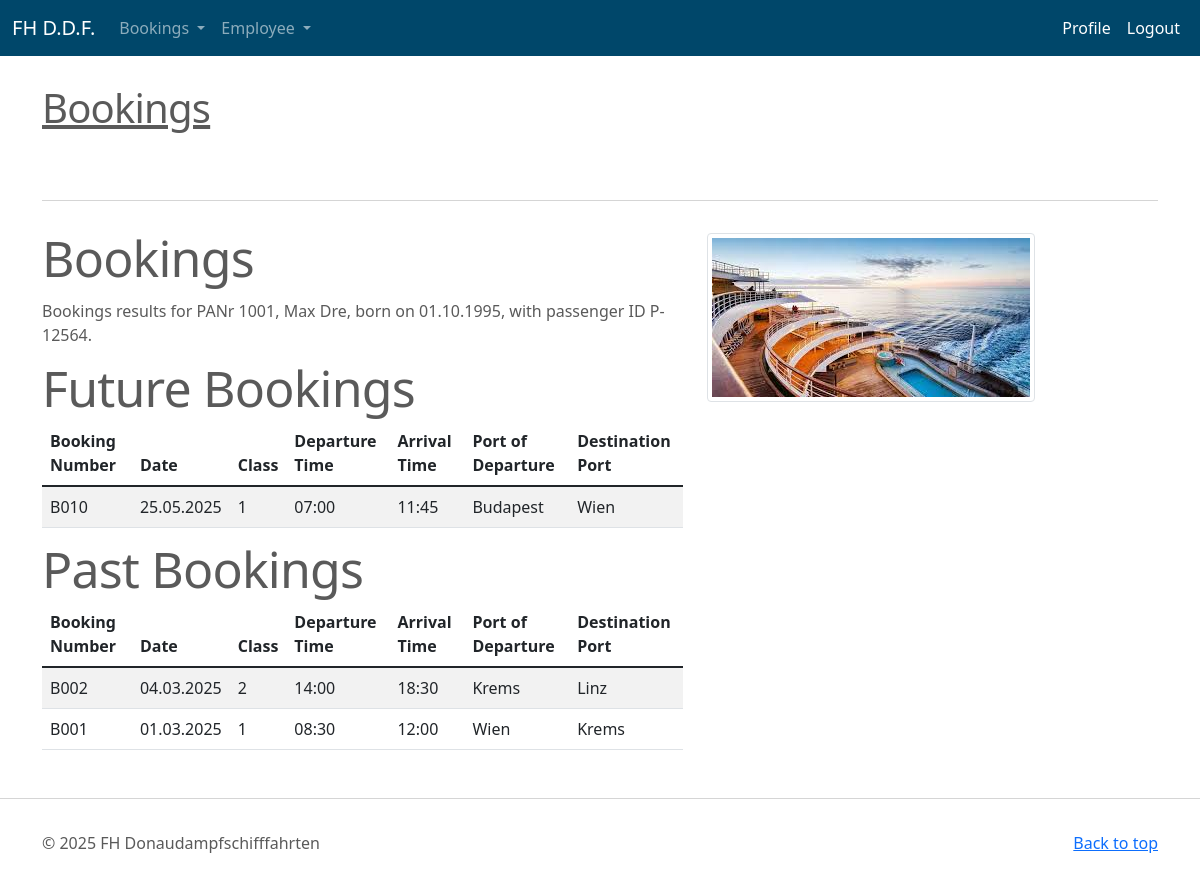
Before: /bookings (signed in) with the older database file.
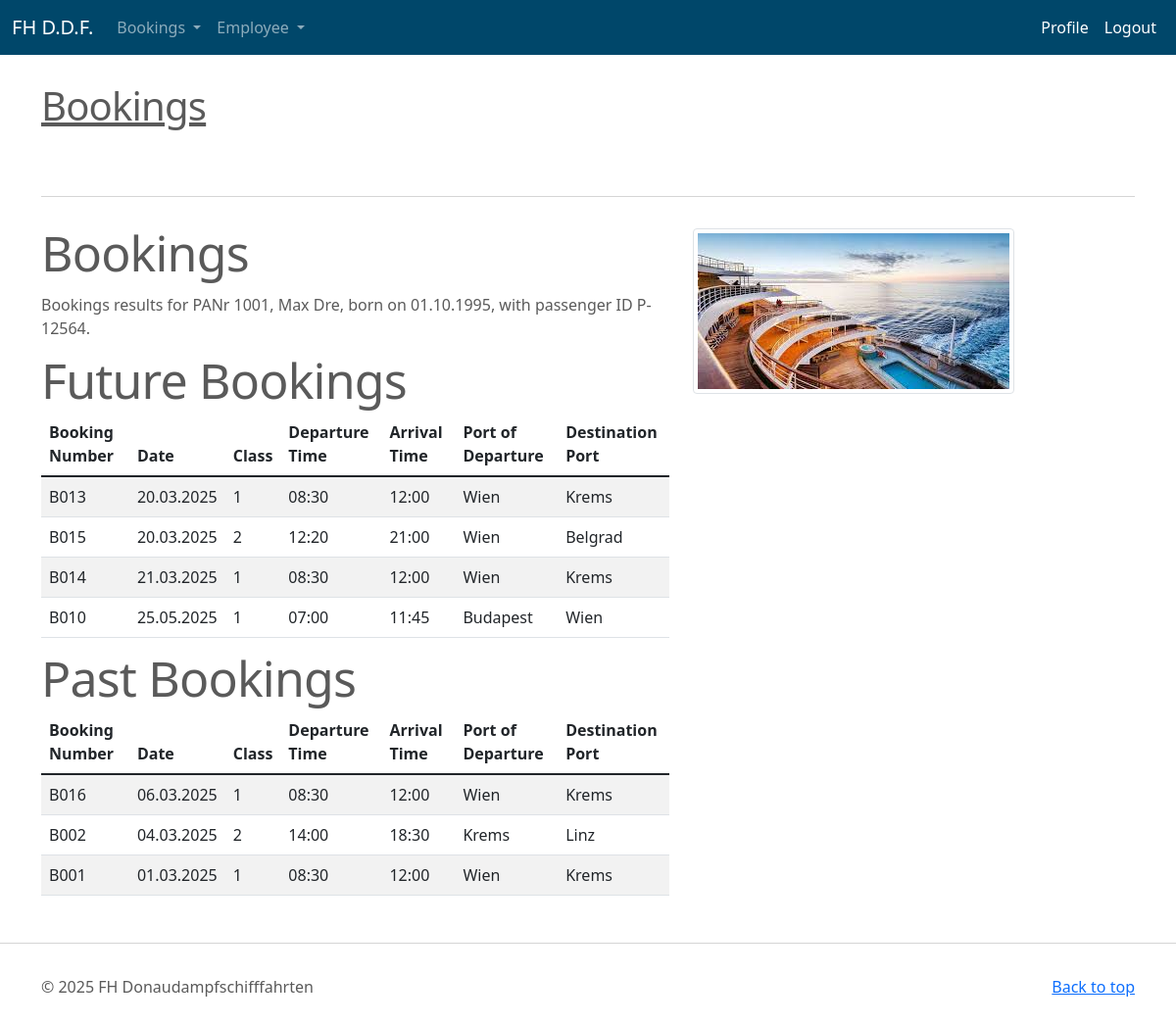
After: the same page with the newer database file.
### tables this page shows
CREATE TABLE "user" (
  id INTEGER PRIMARY KEY AUTOINCREMENT,
  username TEXT UNIQUE NOT NULL,
  password TEXT NOT NULL
);

CREATE TABLE "Person" (
    /* hab das auf PANr geaendert da es sonst mit den spaeteren FKs zach wird mit dem zusammengesetzten SVNR + GebDatum*/
    "PANr" NUMBER(4),
    /* es gibt keinen eigenen date type kann als int, text, oder real angegeben werden */ 
    "GebDatum" INTEGER,
    "Vorname" TEXT(50),
    "Nachname" TEXT(50),
    "PLZ" NUMBER(4),
    "Ort" TEXT(50),
    "Strasse" TEXT(50),
    "Hausnummer" NUMBER(4),
    CONSTRAINT pk_Person PRIMARY KEY (PANr)
);

CREATE TABLE "Passagier" (
    "PassagierNr" TEXT(10),
    "PANr" NUMBER(4)
        CONSTRAINT nn_PANr_Passagier NOT NULL,
    CONSTRAINT pk_Passagier PRIMARY KEY (PassagierNr),
    CONSTRAINT fk_Passagier_Person FOREIGN KEY (PANr) REFERENCES Person (PANr)
        ON DELETE CASCADE
);

CREATE TABLE "Buchen" (
    "Buchungsnummer" TEXT(10),
    "Datum" INTEGER,
    "Klasse" NUMBER(1),
    "PassagierNr" TEXT(10)
        CONSTRAINT nn_PassagierNR_Buchen NOT NULL,
    "Passagennummer" TEXT(10)
        CONSTRAINT nn_Passagennummer_Buchen NOT NULL,
    CONSTRAINT pk_Buchen PRIMARY KEY (Buchungsnummer),
    CONSTRAINT fk_Buchen_Passagier FOREIGN KEY (PassagierNr) REFERENCES Passagier (PassagierNr),
    CONSTRAINT fk_Buchen_Passage FOREIGN KEY (Passagennummer) REFERENCES Passage (Passagennummer)
);

CREATE TABLE "Passage" (
    "Passagennummer" TEXT(10),
    "Abfahrtszeit" TEXT(10),
    "Ankunftszeit" TEXT(10),
    "Abfahrtshafen" TEXT(20),
    "Zielhafen" TEXT(20),
    CONSTRAINT pk_Passage PRIMARY KEY (Passagennummer)
);

### flask_auu/bookings.py (the view)
@bp.route('/bookings')
@login_required
def bookings():
    session['history'] = session['history'] + "/bookings\n ... "
    db = get_db()
    passpers = db.execute(
            "SELECT Vorname, Nachname, strftime('%d.%m.%Y', Gebdatum) as Gebdatum, Passagiernr"
            ' FROM Person, Passagier'
            ' WHERE Person.PANr = Passagier.PANr and Person.PANr = ? ', (g.user['username'],)
    ).fetchone()
    bookinglist_future = None
    bookinglist_past = None
    if passpers is not None:
        bookinglist_future = db.execute(
            "SELECT buchungsnummer, strftime('%d.%m.%Y', datum) as datum, klasse, abfahrtszeit, ankunftszeit, abfahrtshafen, zielhafen"
            ' FROM Buchen, Passage'
            " WHERE Buchen.Passagennummer = Passage.Passagennummer AND Buchen.PassagierNr = ? and date(Datum) >= date('now')"
            ' order by datum', (passpers['PassagierNr'],)
        ).fetchall()
        bookinglist_past = db.execute(
            "SELECT buchungsnummer, strftime('%d.%m.%Y', datum) as datum, klasse, abfahrtszeit, ankunftszeit, abfahrtshafen, zielhafen"
            ' FROM Buchen, Passage'
            " WHERE Buchen.Passagennummer = Passage.Passagennummer AND Buchen.PassagierNr = ? and date(Datum) < date('now')"
            ' order by datum DESC', (passpers['PassagierNr'],)
        ).fetchall()
    else:
        return render_template('non_passagier/non_passagier.html',)
    return render_template('bookings/bookings.html', passpers=passpers, bookinglist_future=bookinglist_future, bookinglist_past=bookinglist_past)

### flask_auu/auth.py (called while the page is built)
@bp.before_app_request
def load_logged_in_user():
    user_id = session.get('user_id')
    if session.get('history') is None:
        session['history'] = "Usage history since last login:\n"
    if user_id is None:
        g.user = None
    else:
        g.user = get_db().execute(
            'SELECT * FROM user WHERE id = ?', (user_id,)
        ).fetchone()

def login_required(view):
    @functools.wraps(view)
    def wrapped_view(**kwargs):
        if g.user is None:
            return redirect(url_for('auth.login'))
        return view(**kwargs)
    return wrapped_view

### flask_auu/db.py (called while the page is built)
def get_db():
        print('get_db(): before db is accessed...', flush=True)
        if 'db' not in g:
            g.db = sqlite3.connect(
                current_app.config['DATABASE'],
                detect_types=sqlite3.PARSE_DECLTYPES
            )
            g.db.row_factory = sqlite3.Row
        return g.db

### flask_auu/templates/bookings/bookings.html (shortened to what this page needs)
{% extends 'base.html' %}
{% block content %}
<div class="container marketing">
    <div class="signpost"><h1>Bookings</h1></div>
    <hr class="featurette-divider">
    <div class="row featurette">
        <div class="col-md-7">
            <h2 class="featurette-heading">Bookings</h2>
         <p> Bookings results for PANr {{ g.user['username'] }}, {{ passpers['vorname'] }} {{ passpers['nachname'] }}, born on {{ passpers['gebdatum'] }},
             with passenger ID {{ passpers['passagiernr'] }}. </p>
        <table class="table table-responsive table-striped table-hover">
            <h2 class="featurette-heading"> Future Bookings </h2>
			<thead>
				<tr>
                    <th>Booking Number</th>
                    <th>Date</th>
                    <th>Class</th>
                    <th>Departure Time</th>
                    <th>Arrival Time</th>
                    <th>Port of Departure</th>
                    <th>Destination Port</th>
				</tr>
			</thead>
			<tbody>
            {% for entry in bookinglist_future %}
	        	<tr><td>{{ entry['Buchungsnummer'] }}</td><td>{{ entry['Datum'] }}</td><td>{{ entry['Klasse'] }}</td><td>{{ entry['Abfahrtszeit'] }}</td><td>{{ entry['Ankunftszeit'] }}</td><td>{{ entry['Abfahrtshafen'] }}</td><td>{{ entry['Zielhafen'] }}</td></tr>
             {% endfor %}
			</tbody>
		</table>
        <table class="table table-responsive table-striped table-hover">
            <h2 class="featurette-heading"> Past Bookings </h2>
			<thead>
				<tr>
                    <th>Booking Number</th>
                    <th>Date</th>
                    <th>Class</th>
                    <th>Departure Time</th>
                    <th>Arrival Time</th>
                    <th>Port of Departure</th>
                    <th>Destination Port</th>
				</tr>
			</thead>
			<tbody>
            {% for entry in bookinglist_past %}
	        	<tr><td>{{ entry['Buchungsnummer'] }}</td><td>{{ entry['Datum'] }}</td><td>{{ entry['Klasse'] }}</td><td>{{ entry['Abfahrtszeit'] }}</td><td>{{ entry['Ankunftszeit'] }}</td><td>{{ entry['Abfahrtshafen'] }}</td><td>{{ entry['Zielhafen'] }}</td></tr>
             {% endfor %}
			</tbody>
		</table>
        </div>
        <div class="col-md-5">
            <img class="img-fluid img-thumbnail"src="{{ url_for('static', filename='pics/booking.jpeg') }}"/>
        </div>
    </div>
</div>
{% endblock %}

### flask_auu/templates/base.html (shortened to what this page needs)
<!doctype html>
<html lang="en">
<head>
    <link href="{{ url_for('static', filename='dist/css/bootstrap.min.css') }}" rel="stylesheet">
    <link href="{{ url_for('static', filename='dist/css/uu.css') }}" rel="stylesheet">
</head>
<body>
<header>
  <nav class="navbar navbar-expand-md fixed-top navbar-dark">
    <div class="container-fluid">
      <a class="navbar-brand" href="/">FH D.D.F.</a>
{% if g.user %}
      <div class="collapse navbar-collapse" id="navbarSupportedContent">
        <ul class="navbar-nav me-auto mb-2 mb-md-0">
          <li class="nav-item dropdown">
            <a class="nav-link dropdown-toggle" href="#" id="navbarDropdown1" role="button" data-bs-toggle="dropdown" aria-expanded="false">
              Bookings
            </a>
          </li>
          <li class="nav-item dropdown">
            <a class="nav-link dropdown-toggle" href="#" id="navbarDropdown1" role="button" data-bs-toggle="dropdown" aria-expanded="false">
              Employee
            </a>
          </li>
        </ul>
        <ul class="navbar-nav ms-auto mb-2 mb-md-0">
            <li class="nav-item">
            <a class="nav-link active" aria-current="page" href="/profile">Profile</a>
          </li>
            <li class="nav-item">
            <a class="nav-link active" aria-current="page" href="{{ url_for('auth.logout') }}">Logout</a>
          </li>
        </ul>
      </div>
{% endif %}
    </div>
  </nav>
</header>
<main>
    {% block content %}
    {% endblock %}
     <hr class="featurette-divider">
    <footer class="container">
    <p class="float-end"><a href="#">Back to top</a></p>
    <p>&copy; 2025 FH Donaudampfschifffahrten </p>
</footer>
</main>
</body>
</html>

Changed rows visible on the page:
added Buchen: Buchungsnummer "B013", Datum "20.03.2025", Klasse "1", Abfahrtszeit "08:30", Ankunftszeit "12:00", Abfahrtshafen "Wien", Zielhafen "Krems", shown under "Future Bookings"
added Buchen: Buchungsnummer "B015", Datum "20.03.2025", Klasse "2", Abfahrtszeit "12:20", Ankunftszeit "21:00", Abfahrtshafen "Wien", Zielhafen "Belgrad", shown under "Future Bookings"
added Buchen: Buchungsnummer "B014", Datum "21.03.2025", Klasse "1", Abfahrtszeit "08:30", Ankunftszeit "12:00", Abfahrtshafen "Wien", Zielhafen "Krems", shown under "Future Bookings"
added Buchen: Buchungsnummer "B016", Datum "06.03.2025", Klasse "1", Abfahrtszeit "08:30", Ankunftszeit "12:00", Abfahrtshafen "Wien", Zielhafen "Krems", shown under "Past Bookings"
